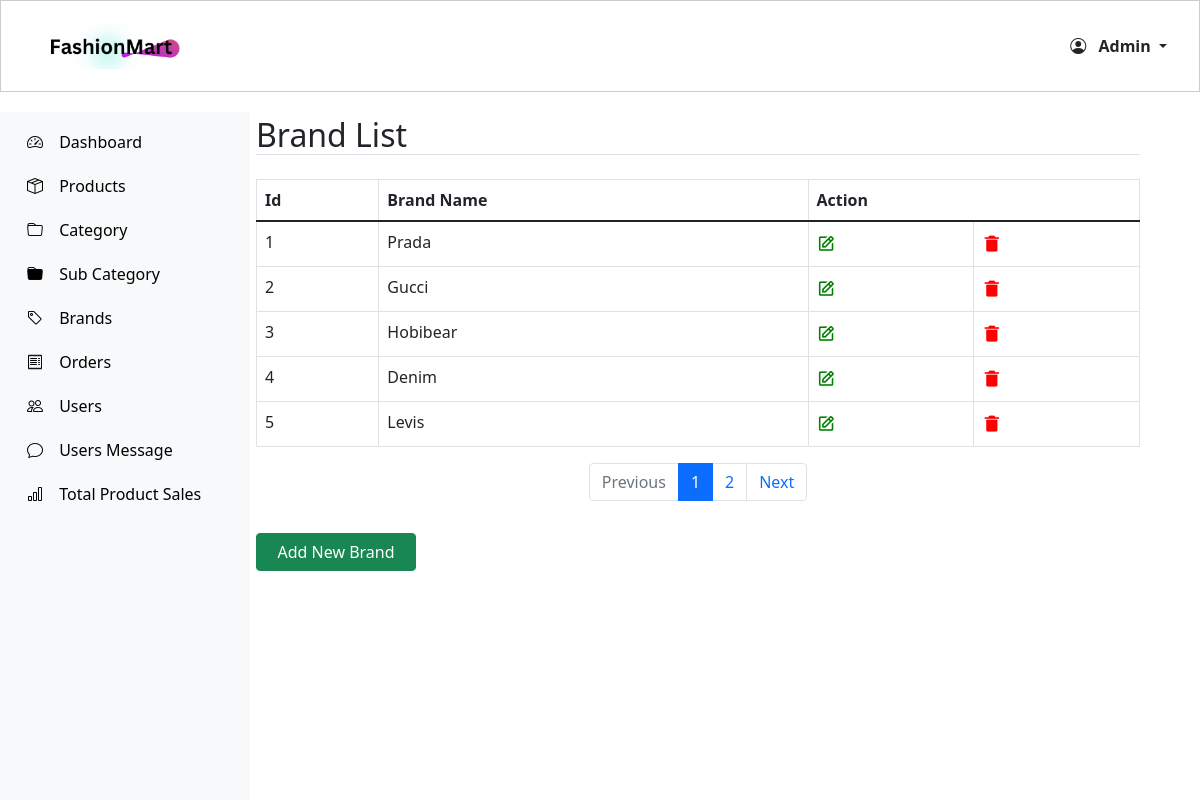
/adminDashboard/brands/, run on the app's committed database.
### myeSite/models.py (models this page shows, shortened)
class Brand(models.Model):
    name = models.CharField(max_length=255)

### myeSite/views.py (the view)
# urls.py: path('adminDashboard/brands/', views.Brands, name='brands'),
def Brands(request):
    brands = Brand.objects.all()
    paginator = Paginator(brands, 5)
    page_number = request.GET.get('page')
    page_obj = paginator.get_page(page_number)
    context = {
        'page_obj': page_obj,
    }
    return render(request, 'myeSite/admin/brands.html', context)

### myeSite/context_processors.py (called while the page is built)
def categories_processor(request):
    categories = Category.objects.all().prefetch_related('subcategories')
    return {'categories': categories}

def wishlist_item_count(request):
    if request.user.is_authenticated:
        wishlist_item_count = Wishlist.objects.filter(user=request.user).count()
    else:
        wishlist_item_count = 0
    return {'wishlist_item_count': wishlist_item_count}

### myeSite/templates/myeSite/admin/brands.html (shortened to what this page needs)
{% extends "myeSite/admin/base.html" %}
{% block content %}
<div class="container mt-4">
    <h2 class="text-start text-dark mb-4 border-bottom">Brand List</h2>
    <table class="table table-bordered">
        <thead>
            <tr>
                <th>Id</th>
                <th>Brand Name</th>
                <th colspan="2">Action</th>
            </tr>
        </thead>
        <tbody>
            {% for brand in page_obj %}
            <tr>
                <td>{{ forloop.counter }}</td>
                <td>{{ brand.name }}</td>
                <td>
                    <a href="javascript:void(0)" class="edit-brand"
                       data-id="{{ brand.id }}"
                       data-name="{{ brand.name }}"
                       data-bs-toggle="modal"
                       data-bs-target="#brandModal">
                        <i class='bx bx-edit' style="color:green; margin-right:5px; font-size:1.2rem;"></i>
                    </a>
                </td>
                <td>
                    <a href="{% url 'delete_brand' brand.id %}"><i class='bx bxs-trash-alt' style="color:red; margin-right:5px; font-size:1.2rem;"></i></a>
                </td>
            </tr>
            {% empty %}
            <tr>
                <td colspan="3">No brands found.</td>
            </tr>
            {% endfor %}
        </tbody>
    </table>
    <nav aria-label="Page navigation">
        <ul class="pagination justify-content-center">
            {% if page_obj.has_previous %}
                <li class="page-item">
                    <a class="page-link" href="?page={{ page_obj.previous_page_number }}">Previous</a>
                </li>
            {% else %}
                <li class="page-item disabled">
                    <a class="page-link">Previous</a>
                </li>
            {% endif %}
            {% for num in page_obj.paginator.page_range %}
                {% if page_obj.number == num %}
                    <li class="page-item active"><a class="page-link" href="?page={{ num }}">{{ num }}</a></li>
                {% else %}
                    <li class="page-item"><a class="page-link" href="?page={{ num }}">{{ num }}</a></li>
                {% endif %}
            {% endfor %}
            {% if page_obj.has_next %}
                <li class="page-item">
                    <a class="page-link" href="?page={{ page_obj.next_page_number }}">Next</a>
                </li>
            {% else %}
                <li class="page-item disabled">
                    <a class="page-link">Next</a>
                </li>
            {% endif %}
        </ul>
    </nav>
    <button type="button" class="btn btn-success mt-3" style="width:10rem;" id="addBrandBtn" data-bs-toggle="modal" data-bs-target="#brandModal">
        Add New Brand
    </button>
</div>
{% endblock %}

### myeSite/static/myeSite/css/style.css (style rules this page uses)
* { margin: 0; padding: 0; box-sizing: border-box; scroll-behavior: smooth; }
html, body { height: 100%; width: 100%; }
.disabled { color: gray; pointer-events: none; cursor: not-allowed; }
.active, .dot:hover { background-color: #717171; }
.container { height: 100%; width: 100%; }
.right-infoPart h5, span, p, button { margin-left: 10px; margin-top: 10px; margin-bottom: 1.2rem; }
button { width: 7rem; padding: 10px; border: none; border-radius: 5px; }
.container { margin-top: 2rem; }
.sortby h6, i { padding-right: 4px; margin-top: 4px; }

### data on the page
Brand: name "Prada"
Brand: name "Gucci"
Brand: name "Hobibear"
Brand: name "Denim"
Brand: name "Levis"

### other printed values
{{ num }} "1"
{{ num }} "2"
